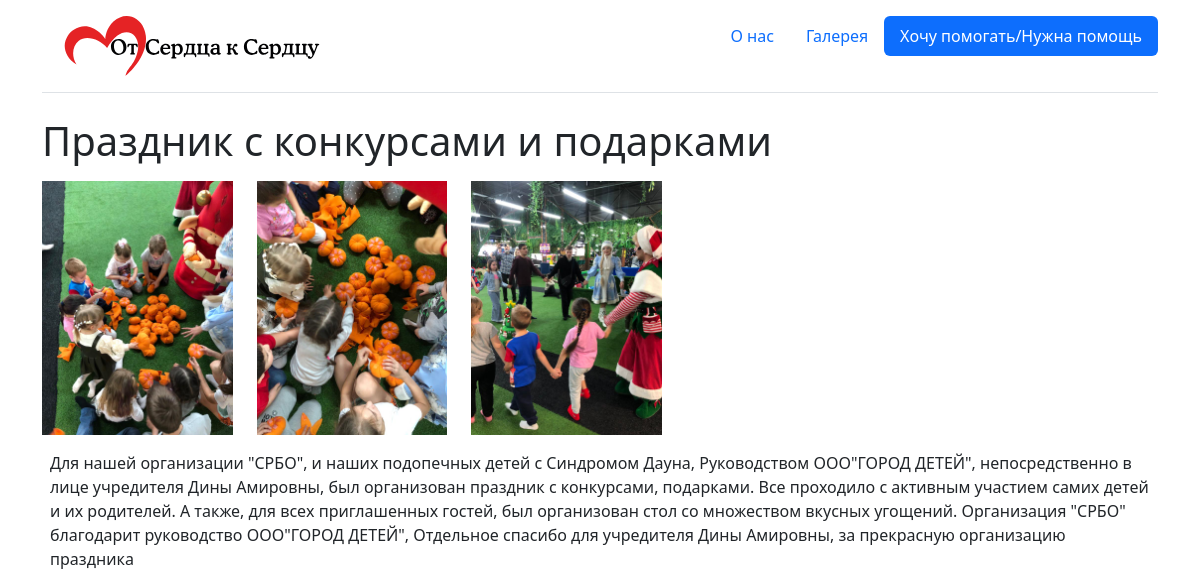
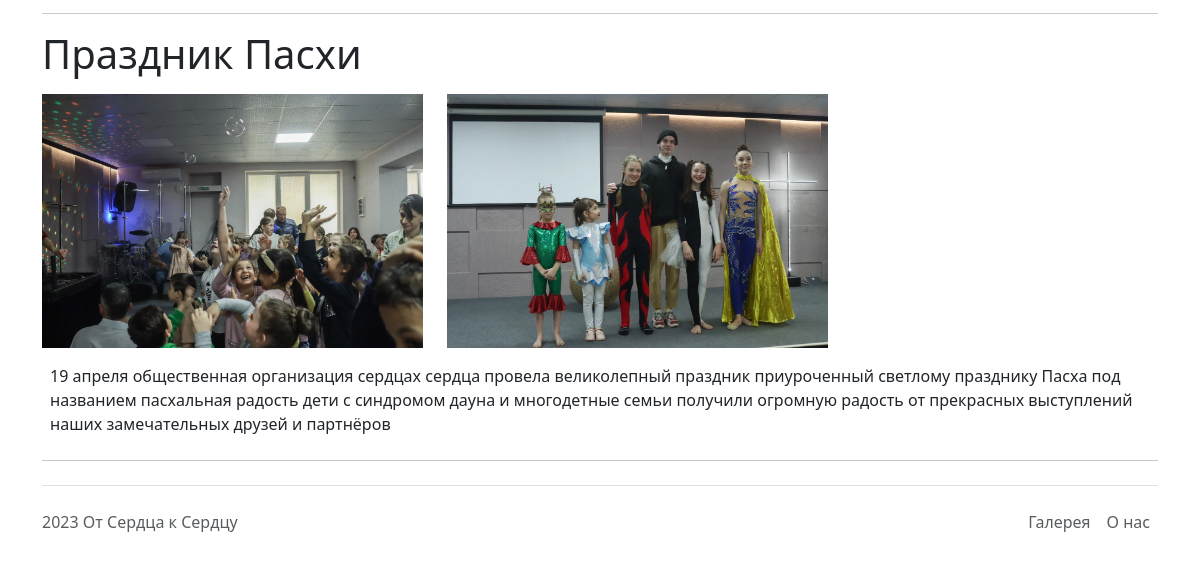
The app's page /gallery/, older data (2 pictures, top to bottom).
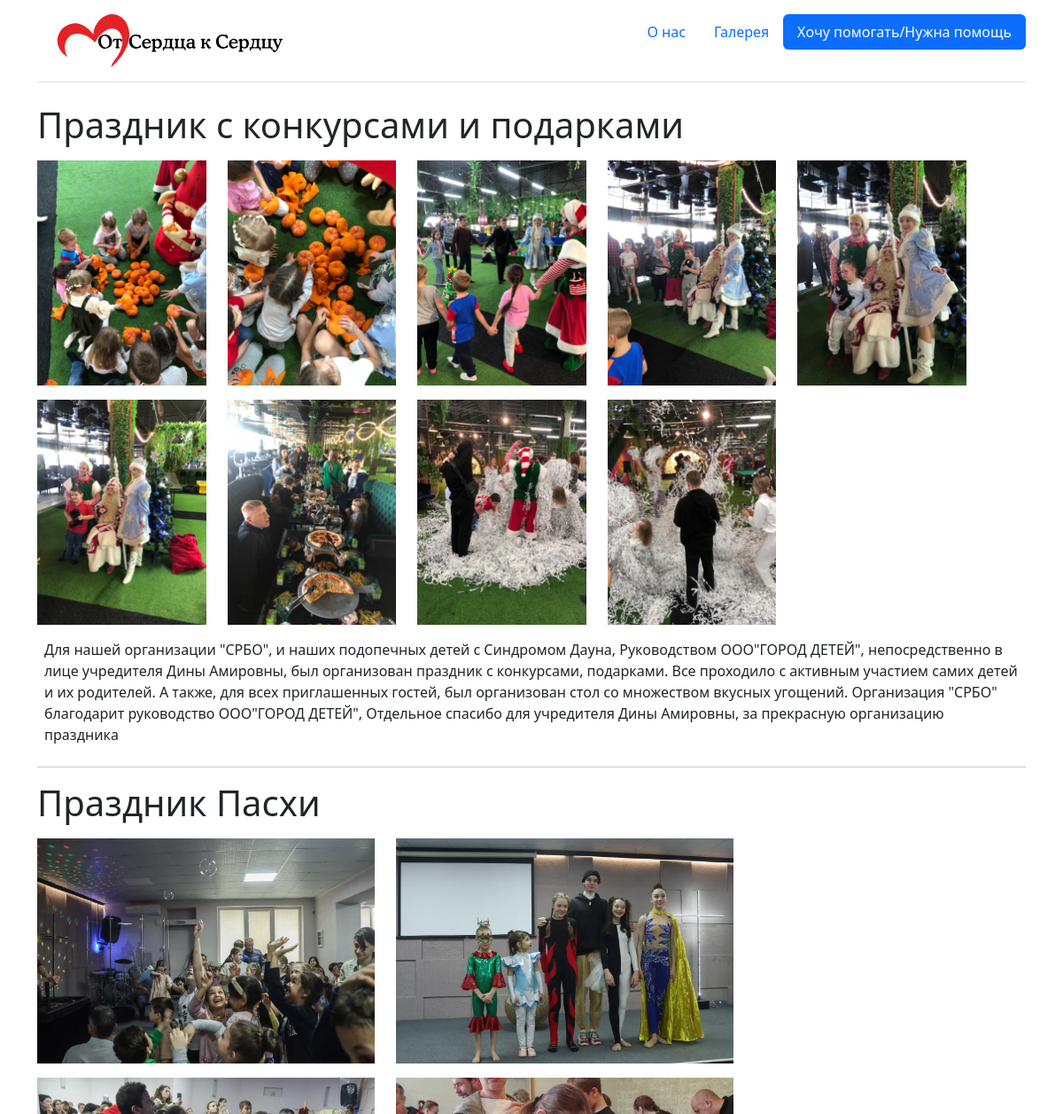
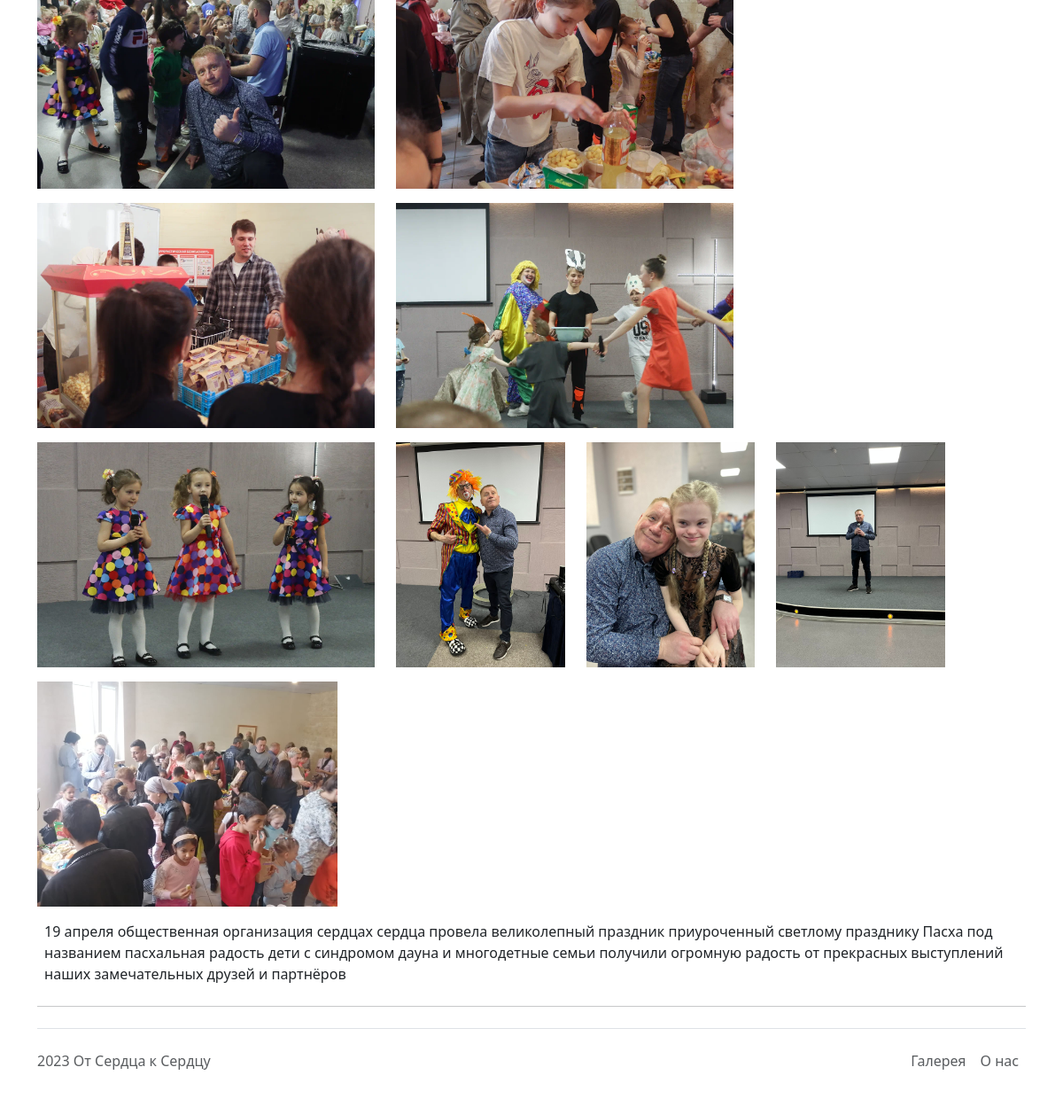
The same page, newer data (2 pictures, top to bottom).
### blog/models.py (models this page shows, shortened)
class Gallery(models.Model):
    title = models.TextField(max_length=300)
    description = models.TextField(max_length=2000)

class Photo(models.Model):
    photo = models.ImageField(upload_to='static/blog')
    galleryRelated = models.ForeignKey(Gallery, on_delete=models.CASCADE)

### blog/views.py (the view)
# urls.py: path('gallery/', GalleryView.as_view(), name='gallery'),
class GalleryView(ListView):
    model = Gallery
    template_name = 'blog/gallery.html'

### blog/templates/blog/gallery.html (shortened to what this page needs)
{% extends 'blog/base.html' %}
{% block content %}
    <main class="container">
        {% for gallery in object_list %}
          <h1>{{ gallery.title }}</h1>
            <div class="row row-cols-auto">
              {% for photo in gallery.photo_set.all %}
              <div class="col">
                <a href="{{ photo.photo.url }}" data-toggle="lightbox" data-gallery="{{ gallery.title }}">
                  <img src="{{ photo.photo.url }}" height="270" class="py-2">
                </a>
              </div>
              {% endfor %}
            </div>
          <p class="p-2">{{ gallery.description }}</p>
          <hr>
        {% endfor %}
    </main>
{% endblock %}

### blog/templates/blog/base.html (shortened to what this page needs)
{% load static %}
<!DOCTYPE html>
<html lang="en">
  <head>
    <link
      href="https://cdn.jsdelivr.net/npm/bootstrap@5.3.0-alpha3/dist/css/bootstrap.min.css"
      rel="stylesheet"
    />
  </head>
  <body>
    <div class="container">
      <header
        class="d-flex flex-wrap justify-content-center py-3 mb-4 border-bottom"
      >
        <a
          href="/"
          class="d-flex align-items-center mb-3 mb-md-0 me-md-auto link-body-emphasis text-decoration-none"
        >
          <img class="bi me-2" width="300" height="60" src="{% static 'blog/logo.svg' %}"/>
        </a>
        <ul class="nav nav-pills">
          <li class="nav-item"><a href="/about" class="nav-link">О нас</a></li>
          <li class="nav-item">
            <a href="/gallery" class="nav-link">Галерея</a>
          </li>
          <li class="nav-item">
            <a href="/about" class="nav-link active" aria-current="page"
              >Хочу помогать/Нужна помощь</a
            >
          </li>
        </ul>
      </header>
    </div>
    {% block content %}{% endblock %}
    <div class="container">
      <footer
        class="d-flex flex-wrap justify-content-between align-items-center py-3 my-4 border-top"
      >
        <p class="col-md-4 mb-0 text-body-secondary">2023 От Сердца к Сердцу</p>
        <a
          href="/"
          class="col-md-4 d-flex align-items-center justify-content-center mb-3 mb-md-0 me-md-auto link-body-emphasis text-decoration-none"
        >
          <svg class="bi me-2" width="40" height="32">
            <use xlink:href="#bootstrap"></use>
          </svg>
        </a>
        <ul class="nav col-md-4 justify-content-end">
          <li class="nav-item">
            <a href="/gallery" class="nav-link px-2 text-body-secondary">Галерея</a>
          </li>
          <li class="nav-item">
            <a href="/about" class="nav-link px-2 text-body-secondary">О нас</a>
          </li>
        </ul>
      </footer>
    </div>
  </body>
</html>

Row changes from the older to the newer data that the page shows:
added Photo: photo (picture), shown under Gallery "Праздник с конкурсами и подарками"
added Photo: photo (picture), shown under Gallery "Праздник с конкурсами и подарками"
added Photo: photo (picture), shown under Gallery "Праздник с конкурсами и подарками"
added Photo: photo (picture), shown under Gallery "Праздник с конкурсами и подарками"
added Photo: photo (picture), shown under Gallery "Праздник с конкурсами и подарками"
added Photo: photo (picture), shown under Gallery "Праздник с конкурсами и подарками"
added Photo: photo (picture), shown under Gallery "Праздник Пасхи"
added Photo: photo (picture), shown under Gallery "Праздник Пасхи"
added Photo: photo (picture), shown under Gallery "Праздник Пасхи"
added Photo: photo (picture), shown under Gallery "Праздник Пасхи"
added Photo: photo (picture), shown under Gallery "Праздник Пасхи"
added Photo: photo (picture), shown under Gallery "Праздник Пасхи"
added Photo: photo (picture), shown under Gallery "Праздник Пасхи"
added Photo: photo (picture), shown under Gallery "Праздник Пасхи"
added Photo: photo (picture), shown under Gallery "Праздник Пасхи"
